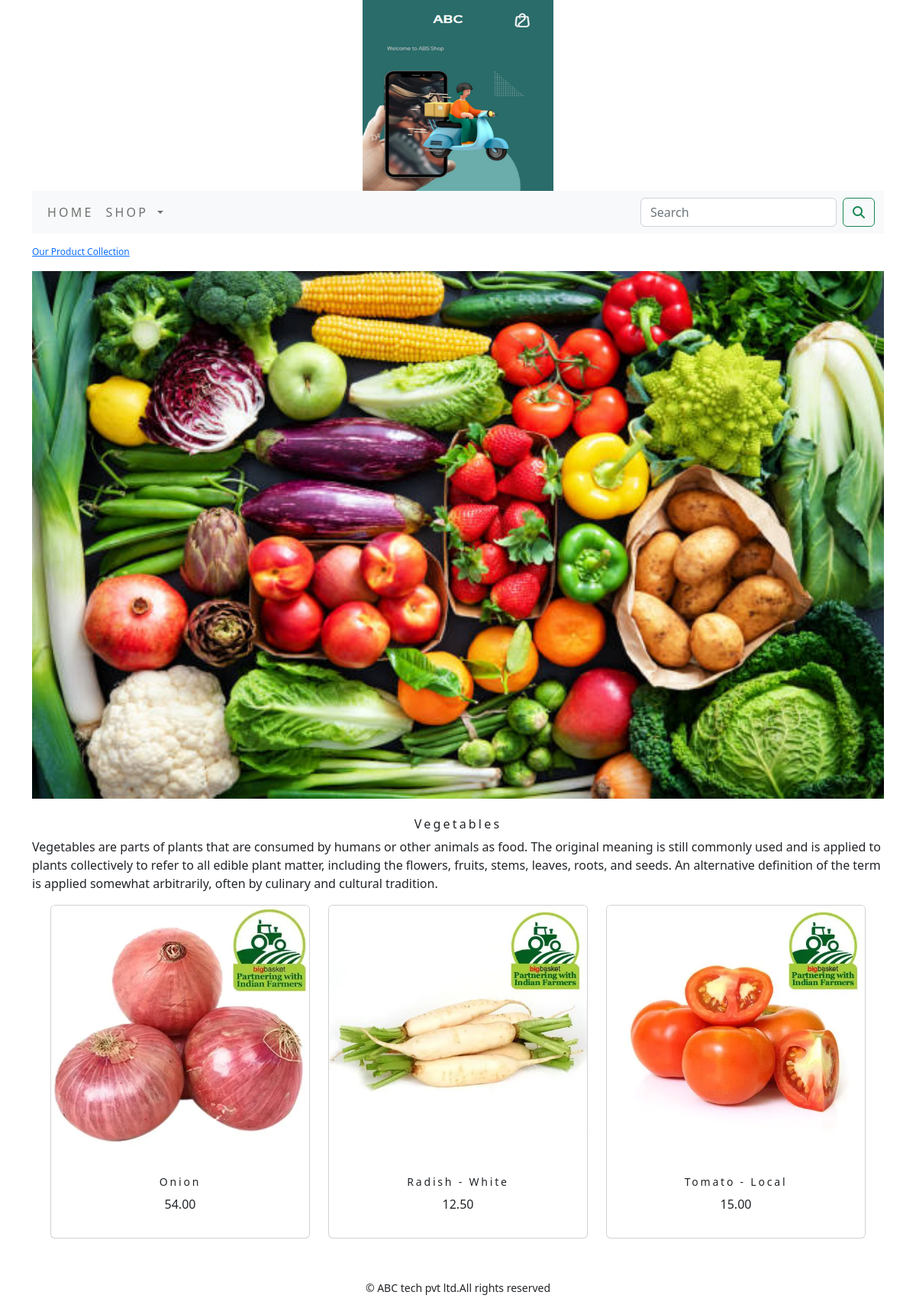
The page /shop/vegetables/ on the database its author committed.
### shop/models.py (models this page shows, shortened)
class Category(models.Model):
    name=models.CharField(max_length=250,unique=True)
    slug=models.SlugField(max_length=250,unique=True)
    description=models.TextField(blank=True)
    image=models.ImageField(upload_to='category',blank=True)
    class Meta:
        ordering=('name',)
        verbose_name='category'
        verbose_name_plural='categories'
    def get_url(self):
        return reverse('shop:products_by_category',args=[self.slug])

class Product(models.Model):
    name=models.CharField(max_length=250,unique=True)
    slug=models.SlugField(max_length=250,unique=True)
    description=models.TextField(blank=True)
    price=models.DecimalField(max_digits=10,decimal_places=2)
    category=models.ForeignKey(Category,on_delete=models.CASCADE)
    image = models.ImageField(upload_to='product', blank=True)
    stock=models.IntegerField()
    available=models.BooleanField(default=True)
    created=models.DateTimeField(auto_now_add=True)
    updated=models.DateTimeField(auto_now=True)
    def get_url(self):
        return reverse('shop:prodCatdetail',args=[self.category.slug,self.slug])
    class Meta:
        ordering = ('name',)
        verbose_name = 'product'
        verbose_name_plural = 'products'

### shop/views.py (the view)
# urls.py: path('', views.allProdCat, name='allProdCat'),
def allProdCat(request,c_slug=None):
    c_page=None
    products_list=None
    if c_slug!=None:
        c_page=get_object_or_404(Category,slug=c_slug)
        products_list=Product.objects.all().filter(category=c_page,available=True)
    else:
        products_list=Product.objects.all().filter(available=True)
    paginator=Paginator(products_list,6)
    try:
        page=int(request.GET.get('page','1'))
    except:
        page=1
    try:
        products=paginator.page(page)
    except(EmptyPage,InvalidPage):
        products=paginator.page(paginator.num_pages)
    return render(request,"category.html",{'category':c_page,'products':products})

### cart/context_processors.py (called while the page is built)
def counter(request):
    item_count=0
    if 'admin' in request.path:
        return {}
    else:
        try:
            cart=Cart.objects.filter(cart_id=_cart_id(request))
            cart_items=CartItem.objects.all().filter(cart=cart[:1])
            for cart_item in cart_items:
                item_count += cart_item.quantity
        except Cart.DoesNotExist:
            item_count=0
    return dict(item_count=item_count)

### cart/views.py (called while the page is built)
def _cart_id(request):
    cart=request.session.session_key
    if not cart:
        cart=request.session.create()
    return cart

### shop/context_processors.py (called while the page is built)
def menu_links(request):
    links=Category.objects.all()
    return dict(links=links)

### templates/category.html (shortened to what this page needs)
{% extends 'base.html' %}
{% load static %}
{% block content %}
{% if category %}
<div>
    <div class="row my_row_class" >
        <div class="mx-auto">
        <p><a href="{% url 'shop:allProdCat' %}">Our Product Collection</a></p>
    </div>
        </div>
</div>
    {% endif %}
<div class="mx-auto">
    {% if category %}
         <img class="my_image" src="{{category.image.url}}" alt="{{category.name}}">
</div>
    <br>
<div>
         <h1 class="text-center my_title">{{category.name}}</h1>
         <p class="text-justify">{{category.description}}</p>
</div>
    {% endif %}
<div class="container">
    <div class="row mx-auto">
        {% for product in products.object_list %}
        <div class="my_bottom_margin col-9 col-sm-12 col-md-4 col-lg-4">
            <div class="card text-center" style="min-width:18rem;">
                <a href="{{product.get_url}}"><img class="card-img-top my_image" src="{{product.image.url}}" alt="{{product.name}}" width="500px;"></a>
            <div class="card-body">
                <h4>{{product.name}}</h4>
                <p>{{product.price}}</p>
            </div>
            </div>
        </div>
        {% endfor %}
    </div>
    <br>
</div>
{% endblock %}

### static/css/custom.css (style rules this page uses)
body { font-family: 'Roboto', sans-serif; min-height: 100vh; }
.my_row_class { padding-top : 15px; }
.my_row_class .mx-auto { color : #000; font-size : 12px; }
.my_image { width : 100%; height : auto; }
.my_title { font-size:16px; text_transform : uppercase; letter-spacing : .2em; }
.my_bottom_margin { margin-bottom : 10px; }
.card-body h4 { font-size : 14px; text_transform : uppercase; letter-spacing : .2em; }

### rows shown on the page
Category: image (picture), name "Vegetables", description "Vegetables are parts of plants that are consumed by humans or other animals as food. The original meaning is still commonly used and is applied to plants collectively to refer to all edible plant matter, including the flowers, fruits, stems, leaves, roots, and seeds. An alternative definition of the term is applied somewhat arbitrarily, often by culinary and cultural tradition."
Product: image (picture), name "Onion", price "54.00"
Product: image (picture), name "Radish - White", price "12.50"
Product: image (picture), name "Tomato - Local", price "15.00"
